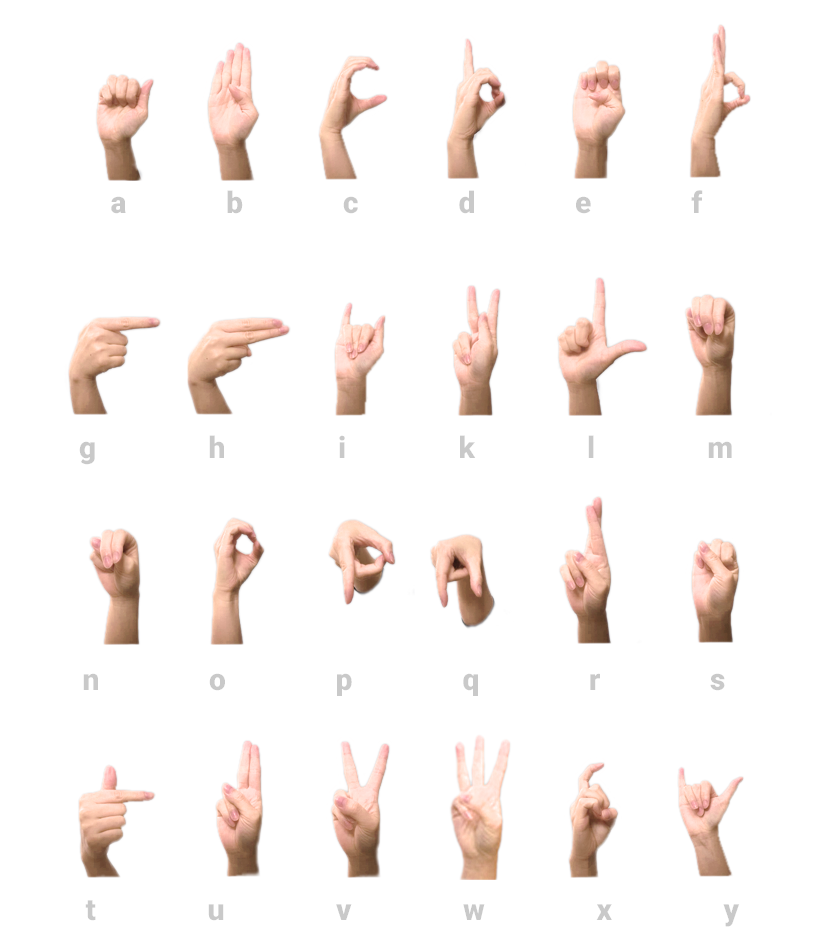
#> input picture german_sign_language_alphabet.png, 837 x 945 px, given in place of the camera
$ python create_gesture_data.py
#> lines starting #> are read from the running program, lines starting #| are printed output that depends on the picture
import cv2  # Import OpenCV library for computer vision tasks
import numpy as np  # Import NumPy for numerical operations

background = None  # Initialize background to None for capturing static background
accumulated_weight = 0.5  # Weight for averaging in the background

ROI_top = 100  # Define top boundary for Region of Interest (ROI)
ROI_bottom = 300  # Define bottom boundary for ROI
ROI_right = 150  # Define right boundary for ROI
ROI_left = 350  # Define left boundary for ROI


def cal_accum_avg(frame, accumulated_weight):  # Function to calculate accumulated average for background
    global background  # Use global variable for background

    if background is None:  # If background is not set
        background = frame.copy().astype("float")  # Copy the frame to background and convert to float type
        return None  # Exit the function after setting the background

    cv2.accumulateWeighted(frame, background, accumulated_weight)  # Update background with weighted average


def segment_hand(frame, threshold=25):  # Function to segment the hand from the background
    global background  # Use global variable for background

    diff = cv2.absdiff(background.astype("uint8"), frame)  # Calculate absolute difference between background and frame
    _, thresholded = cv2.threshold(diff, threshold, 255, cv2.THRESH_BINARY)  # Apply threshold to get binary image

    contours, hierarchy = cv2.findContours(thresholded.copy(), cv2.RETR_EXTERNAL, cv2.CHAIN_APPROX_SIMPLE)  # Find contours

    if len(contours) == 0:  # If no contours found
        return None  # Return None if no hand is detected
    else:
        hand_segment_max_cont = max(contours, key=cv2.contourArea)  # Get the largest contour by area
        return (thresholded, hand_segment_max_cont)  # Return thresholded image and largest contour


cam = cv2.VideoCapture(0)  # Start video capture from the default camera

num_frames = 0  # Initialize frame counter
element = 10  # Set the element or gesture number to be detected
num_imgs_taken = 0  # Initialize counter for images taken

while True:  # Start an infinite loop for real-time processing
    ret, frame = cam.read()  # Read a frame from the camera
#> frame is the input picture: shape (945, 837, 3); mean B, G, R 241.2, 243.7, 249.3

    frame = cv2.flip(frame, 1)  # Flip the frame to avoid inverted image
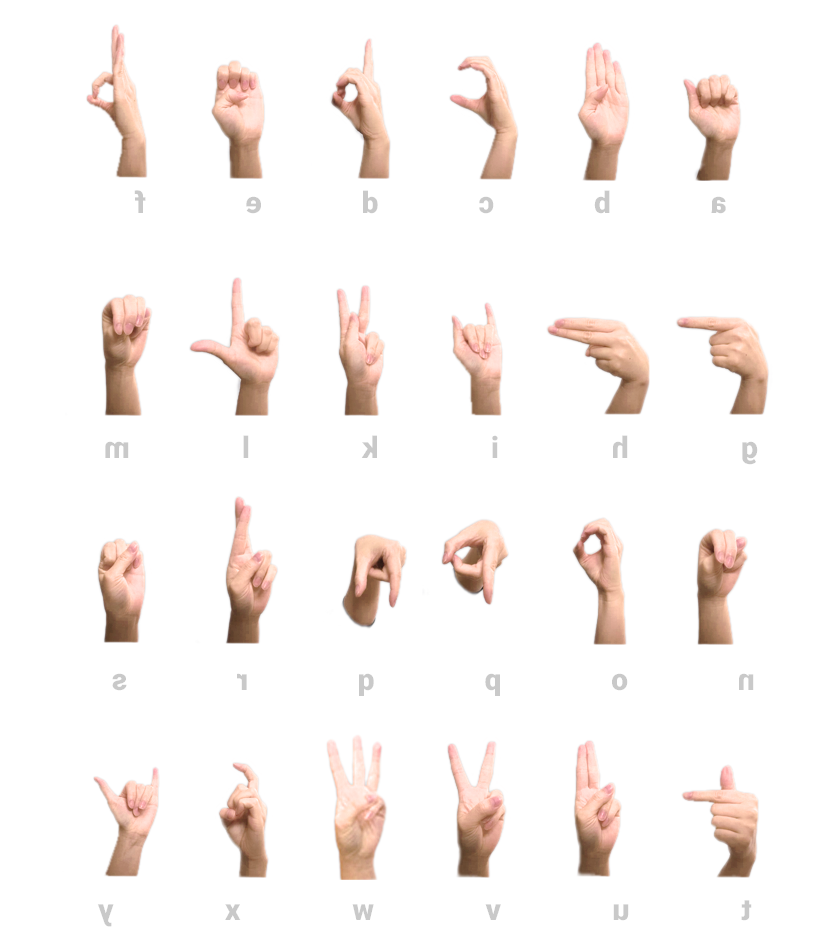
#> frame: shape (945, 837, 3); mean B, G, R 241.2, 243.7, 249.3
    frame_copy = frame.copy()  # Make a copy of the frame

    roi = frame[ROI_top:ROI_bottom, ROI_right:ROI_left]  # Extract the Region of Interest (ROI)
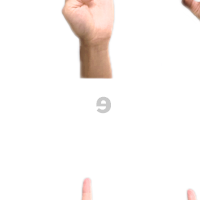
#> roi: shape (200, 200, 3); mean B, G, R 245.4, 247.1, 250.8

    gray_frame = cv2.cvtColor(roi, cv2.COLOR_BGR2GRAY)  # Convert ROI to grayscale
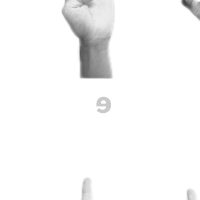
#> gray_frame: shape (200, 200); min 64, max 255, mean 248
    gray_frame = cv2.GaussianBlur(gray_frame, (9, 9), 0)  # Apply Gaussian blur for noise reduction

    if num_frames < 60:  # For the first 60 frames
        cal_accum_avg(gray_frame, accumulated_weight)  # Update background with accumulated average
        if num_frames <= 59:  # If still initializing background
            cv2.putText(frame_copy, "FETCHING BACKGROUND...PLEASE WAIT", (80, 400), cv2.FONT_HERSHEY_SIMPLEX, 0.9, (0, 0, 255), 2)  # Display wait message
    elif num_frames <= 300:  # After background is set, start segmenting the hand
        hand = segment_hand(gray_frame)  # Segment the hand from the background

        cv2.putText(frame_copy, "Adjust hand...Gesture for " + str(element), (200, 400), cv2.FONT_HERSHEY_SIMPLEX, 1, (0, 0, 255), 2)  # Display adjustment message

        if hand is not None:  # If hand is detected
            thresholded, hand_segment = hand  # Unpack thresholded image and hand contour

            cv2.drawContours(frame_copy, [hand_segment + (ROI_right, ROI_top)], -1, (255, 0, 0), 1)  # Draw contour on hand
            cv2.putText(frame_copy, str(num_frames) + " For " + str(element), (70, 45), cv2.FONT_HERSHEY_SIMPLEX, 1, (0, 0, 255), 2)  # Display frame count and gesture

            cv2.imshow("Thresholded Hand Image", thresholded)  # Show the thresholded hand image

    else:  # After 300 frames, start capturing images
        hand = segment_hand(gray_frame)  # Segment hand from background

        if hand is not None:  # If hand is detected
            thresholded, hand_segment = hand  # Unpack thresholded image and hand contour

            cv2.drawContours(frame_copy, [hand_segment + (ROI_right, ROI_top)], -1, (255, 0, 0), 1)  # Draw contour on hand
            cv2.putText(frame_copy, str(num_frames), (70, 45), cv2.FONT_HERSHEY_SIMPLEX, 1, (0, 0, 255), 2)  # Display frame count
            cv2.putText(frame_copy, str(num_imgs_taken) + " images for " + str(element), (200, 400), cv2.FONT_HERSHEY_SIMPLEX, 1, (0, 0, 255), 2)  # Display image count

            cv2.imshow("Thresholded Hand Image", thresholded)  # Show the thresholded hand image

            if num_imgs_taken <= 300:  # If fewer than 300 images have been taken
                cv2.imwrite(r"D:\\gesture\\x\\" + str(num_imgs_taken) + '.jpg', thresholded)  # Save the thresholded image
            else:
                break  # Exit loop if 300 images are taken
            num_imgs_taken += 1  # Increment image count
        else:
            cv2.putText(frame_copy, 'No hand detected...', (200, 400), cv2.FONT_HERSHEY_SIMPLEX, 1, (0, 0, 255), 2)  # Display message if no hand detected

    cv2.rectangle(frame_copy, (ROI_left, ROI_top), (ROI_right, ROI_bottom), (255, 128, 0), 3)  # Draw the ROI rectangle on the frame

    cv2.putText(frame_copy, "sign language recognition system", (10, 20), cv2.FONT_ITALIC, 0.5, (51, 255, 51), 1)  # Display application title
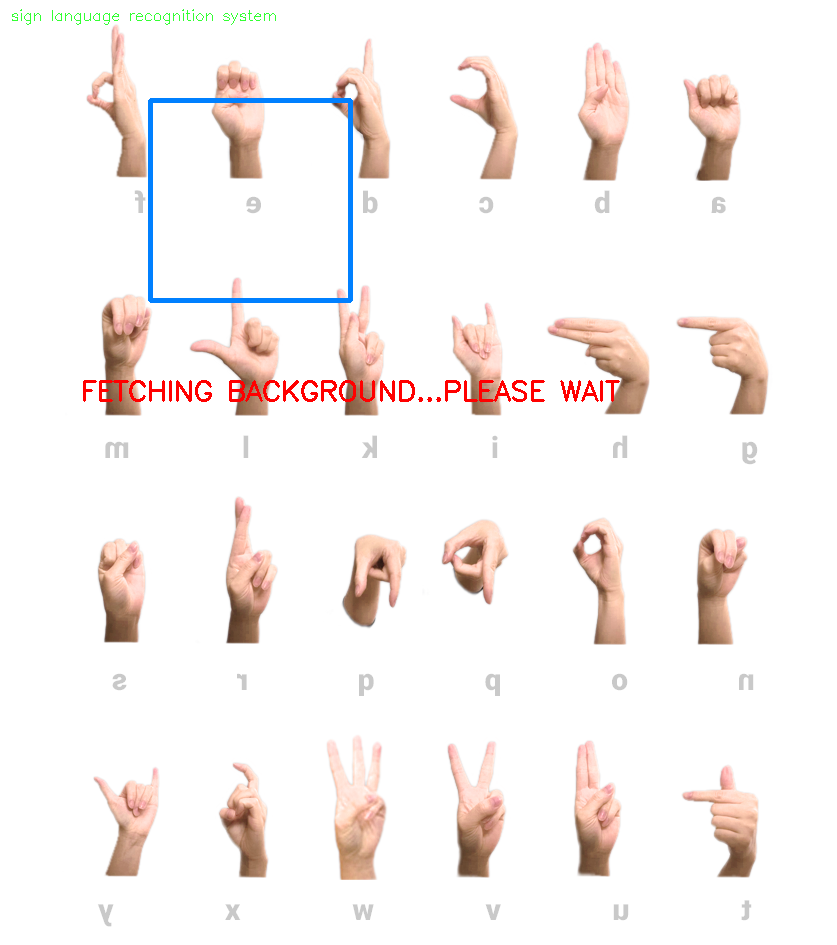
#> frame_copy: shape (945, 837, 3); mean B, G, R 239.9, 241.9, 248

    num_frames += 1  # Increment the frame count

    cv2.imshow("Sign Detection", frame_copy)  # Display the frame with hand detection

    k = cv2.waitKey(1) & 0xFF  # Wait for keypress
#> (key Esc is pressed here)
    if k == 27:  # Exit if 'Esc' key is pressed
        break

cv2.destroyAllWindows()  # Close all OpenCV windows
cam.release()  # Release the camera
